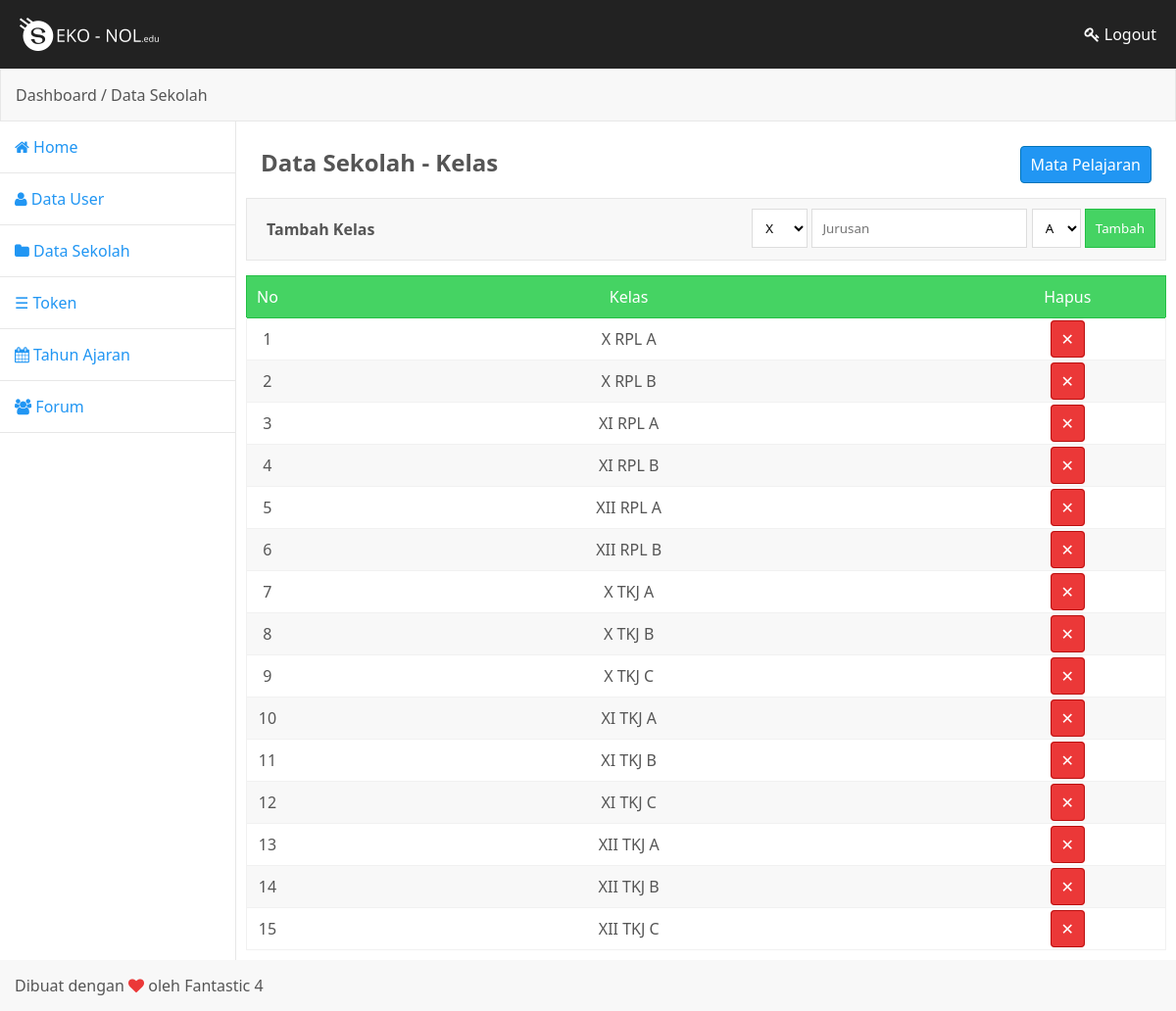
Page /admin/data_sekolah.php?w=kelas (signed in) on the committed database.
### tables this page shows
CREATE TABLE `kelas` (
  `id` int(11) NOT NULL,
  `tingkat` varchar(30) NOT NULL,
  `kelas` varchar(30) NOT NULL,
  `jurusan` varchar(30) NOT NULL
);

### sys/cent.php (called while the page is built, shortened)
<?php
function ambil($tbl, $prm){
	global $link;
	$ok = "SELECT * FROM $tbl $prm";
	$result = mysqli_query($link, $ok);
	return $result;
}
?>

### admin/data_sekolah.php (the view, shortened to what this page needs)
<?php
$title='Data Sekolah';
require_once 'view/header.php';
if(isset($_GET['w'])){
	$w = $_GET['w'];
}
 ?>
<div class="main">
	<?php require_once 'view/menu.php'; ?>
	<div class="isi">
		<div class="kopgen">
			<h2 class="kiri">Data Sekolah - <?=ucfirst($w)?></h2>
			<?php
			if($w==='kelas'){
				$W = 'Kelas';
				$v1 = 'mapel';
				$V1 = 'Mata Pelajaran';
				$kn = 'Kelas';
				$prm = 'ORDER BY jurusan, tingkat, kelas ASC';
			}elseif($w==='mapel'){
				$W = 'Mata Pelajaran';
				$v1 = 'kelas';
				$V1 = 'Kelas';
				$kn = 'Kode';
				$prm = '';
			}
			?>
			<a href="data_sekolah.php?w=<?=$v1?>" class="tmbl biru kanan"><?=$V1?></a>
		</div>
		<div class="full form-token">
			<h4 class="kiri" style="padding: 10px;">Tambah <?=$W?></h4>
		<?php if($w==='kelas'){ ?>
			<form action="data_sekolah.php" method="post" class="kanan">
				<select name="tingkat" autofocus>
					<option value="X">X</option>
				</select>
				<input type="text" maxlength="5" name="jurusan" placeholder="Jurusan" required>
				<select name="kelas">
					<option value="A">A</option>
				</select>
				<input type="submit" name="sk" value="Tambah" class="hijau">
			</form>
		<?php } ?>
		</div>
		<div class="table">
			<table>
				<thead class="hijau">
					<tr>
						<td width="30">No</td>
						<td align="center"><?=$kn?></td>
						<td align="center" width="200">Hapus</td>
					</tr>
				</thead>
				<tbody>
					<?php
					if($w==='kelas' OR $w==='mapel'){
					$i = 0;
					function dtusr($tbl, $prm){
						global $i;
						$hasil = ambil($tbl,$prm);
						while($row=mysqli_fetch_assoc($hasil)){
							$i++;
							$idt = $row['id'];
							if($tbl==='kelas'){
								$kd = $row['tingkat'].' '.$row['jurusan'].' '.$row['kelas'];
								$hl = 'q';
							}elseif($tbl==='mapel'){
								$kd = $row['kode'];
								$nama = $row['nama'];
								$hl = 'd';
							}
					?>
					<tr>
						<td align="center"><?=$i?></td>
						<td align="center"><?=$kd?></td>
						<td align="center">
							<a href="data_sekolah.php?w=<?=$tbl?>&<?=$hl?>=<?=$idt?>" class="tmbl merah">&#10005;</a>
						</td>
					</tr>
					<?php
						if($i===0){
					?>
					<tr>
						<td align="center" colspan="5">Data Kosong!</td>
					</tr>
					<?php
					} } } dtusr($w, $prm); }
					?>
				</tbody>
			</table>
		</div>
	</div>
</div>
<?php
require_once 'view/footer.php';
 ?>

### admin/view/header.php (shortened to what this page needs)
<?php
require_once "../sys/cent.php";
?>
<!DOCTYPE html>
<html lang="en">
<head>
	<link rel="stylesheet" href="../theme.css">
	<link rel="stylesheet" href="../fonts/font-awesome.css">
</head>
<body>
<div class="header-admin">
		 <div class="logodash kiri">
		 	<img src="../assets/sekologo.png" alt="">
		 </div>
		<a href="../logout.php" class="kanan" style="color: #fff;"><i class="fa fa-key"></i> Logout</a>
</div>
<div class="kop">Dashboard / <?= $title; ?></div>

### admin/view/menu.php
<div class="menu-admin">
	<a href="index.php"><i class="fa fa-home"></i> Home</a>
	<a href="data_user.php"><i class="fa fa-user"></i> Data User</a>
	<a href="data_sekolah.php"><i class="fa fa-folder"></i> Data Sekolah</a>
	<a href="token.php">&#9776; Token</a>
	<a href="ta.php"><i class="fa fa-calendar"></i> Tahun Ajaran</a>
	<a href="forum.php"><i class="fa fa-group"></i> Forum</a>
</div>

### admin/view/footer.php
<div class="footer-admin">
	Dibuat dengan <div style="display:inline-block; color:#eb3838;"><i class="fa fa-heart"></i></div> oleh Fantastic 4
</div>
</body>
</html>

### theme.css (style rules this page uses)
* { margin: 0; padding: 0; font-family: 'Century Gothic','Segoe UI',sans-serif; box-sizing: border-box; text-decoration: none; max-width: 100% !important; }
body { background: #fff; font-size: 16px; color: #555; }
nav, h1,h2,h3,h4,p,b { display: block; }
input,textarea,button,select { padding: 10px; border:1px solid #ddd; background: #fff; }
select { padding: 9px; }
option { padding: 10px; font-size: 1.1em; }
input[type="submit"],input[type="reset"],button,select { cursor: pointer; }
.kiri { float: left; }
.kanan { float: right; }
.full { width: 100%; }
.tmbl { padding: 7px 10px; font-size: 1em; border-radius: 4px; }
.biru { background: #2196f3; color: #fff; border:1px solid #0074b9; }
.hijau { background: #45d363; color: #fff; border:1px solid #24bf45; }
.merah { background: #eb3838; color: #fff; border:1px solid #B91010; }
.main { background: #fff; width: 100%; overflow: hidden; }
.isi { width: 80%; background: #fff; float: left; border-left: 1px solid #e7e7e7; min-height: 600px; padding: 10px; }
.table { width: 100%; }
table { width: 100%; border-collapse: collapse; }
table td { padding: 10px; }
table tbody tr { border: 1px solid #f1f1f1; border-top: none; }
table tbody tr:nth-child(even) { background: #f8f8f8; }
.header-admin { height: 70px; line-height: 70px; background: #222; color: #fff; padding: 0px 20px; }
.kop { padding: 15px; display: block; background: #f8f8f8; text-align: left; border: 1px solid #e7e7e7; }
.menu-admin { width: 20%; float: left; }
.menu-admin a { display: block; color: #2196f3; padding: 15px; border-bottom: 1px solid #e7e7e7; }
.footer-admin { display: block; padding: 15px; background: #f8f8f8; }
.kopgen { padding: 15px; overflow: hidden; }
.form-token { padding: 10px; background: #f8f8f8; overflow: hidden; border:1px solid #e7e7e7; margin-bottom: 15px; }
.logodash { width: 150px; margin-top: 12px; overflow: hidden; }
.logodash img { width: 100%; height: auto; }

### rows in the picture
kelas: kd "X RPL A"
kelas: kd "X RPL B"
kelas: kd "XI RPL A"
kelas: kd "XI RPL B"
kelas: kd "XII RPL A"
kelas: kd "XII RPL B"
kelas: kd "X TKJ A"
kelas: kd "X TKJ B"
kelas: kd "X TKJ C"
kelas: kd "XI TKJ A"
kelas: kd "XI TKJ B"
kelas: kd "XI TKJ C"
kelas: kd "XII TKJ A"
kelas: kd "XII TKJ B"
kelas: kd "XII TKJ C"

### other values in the picture
$title "Data Sekolah"
$w "Kelas"
$V1 "Mata Pelajaran"
$W "Kelas"
$kn "Kelas"
